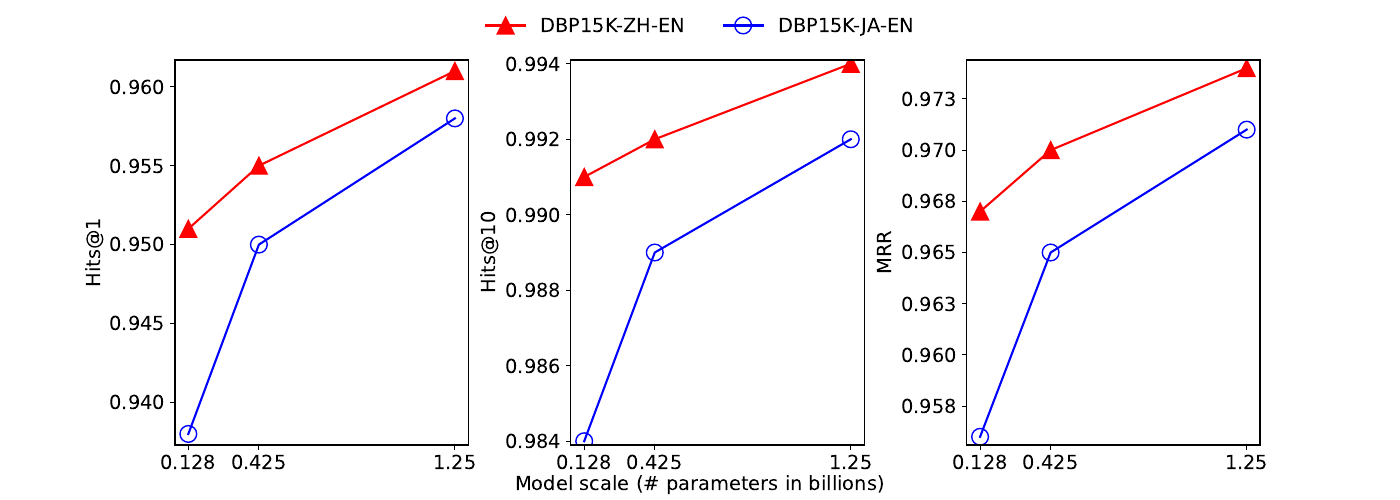

The Python source for this figure:
import matplotlib.pyplot as plt
from matplotlib.ticker import FormatStrFormatter
# 创建数据
model_params = [128, 425, 1250]

performance_dataset1_hits1_hits10_mrr = [
    [0.951, 0.955, 0.961],
    [0.991, 0.992, 0.994],
    [0.967, 0.970, 0.974]
]
performance_dataset2_hits1_hits10_mrr = [
    [0.938, 0.950, 0.958],
    [0.984, 0.989, 0.992],
    [0.956, 0.965, 0.971]
]

performance_all = []
for i in range(3):
    performance_all.extend(performance_dataset1_hits1_hits10_mrr[i])
    performance_all.extend(performance_dataset2_hits1_hits10_mrr[i])



model_params_billion = [p / 1000 for p in model_params]


# 创建一个1行3列的子图布局，所有子图共享X轴
fig, axes = plt.subplots(nrows=1, ncols=3, figsize=(14, 5), sharex=True, sharey=False)
xlabel_str = [
    'Hits@1',
    'Hits@10',
    'MRR'
]
# 分别在每个子图上绘制数据
for i, ax in enumerate(axes):
    ax.plot(model_params_billion, performance_dataset1_hits1_hits10_mrr[i], '-', label='DBP15K-ZH-EN', marker='^', color='red', markerfacecolor='red', markersize=12)
    ax.plot(model_params_billion, performance_dataset2_hits1_hits10_mrr[i], '-', label='DBP15K-JA-EN', marker='o', color='blue', markerfacecolor='blue', fillstyle='none', markersize=12)
    ax.tick_params(axis='both', which='major', labelsize=14)
    # 调整x轴的刻度显示，显示参数量（以Billion为单位）
    ax.set_xticks(model_params_billion)
    ax.set_xticklabels([f'{p}' for p in model_params_billion])
    ax.set_ylabel(xlabel_str[i], fontsize=14)
    min_perf, max_perf = min(performance_dataset1_hits1_hits10_mrr[i]), max(performance_dataset2_hits1_hits10_mrr[i])
    padding = (max_perf - min_perf) * 0.1
    ax.set_ylim([min(performance_dataset1_hits1_hits10_mrr[i] + performance_dataset2_hits1_hits10_mrr[i]) - padding, max(performance_dataset1_hits1_hits10_mrr[i] + performance_dataset2_hits1_hits10_mrr[i]) + padding])
    # ax.set_ylim([min_perf - padding, max_perf + padding])
    ax.yaxis.set_major_formatter(FormatStrFormatter('%.3f'))


# 设置共享的X轴标签
fig.text(0.5, 0.03, 'Model scale (# parameters in billions)', ha='center', va='center', fontsize=14)

# 创建一个共享的图例
# 由于所有子图绘制的数据相同，我们可以从任何一个子图创建图例
# 并将其放置在图表外面，这里选择放在图表的下方
lines, labels = axes[0].get_legend_handles_labels()
fig.legend(lines, labels, loc='upper center', ncol=2, frameon=False, bbox_to_anchor=(0.5, 1), fontsize=14)

# 调整子图间距
plt.subplots_adjust(wspace=0.35, hspace=0.6)

# plt.show()
plt.savefig('retrieval_scaling_subplot.pdf', format='pdf')
